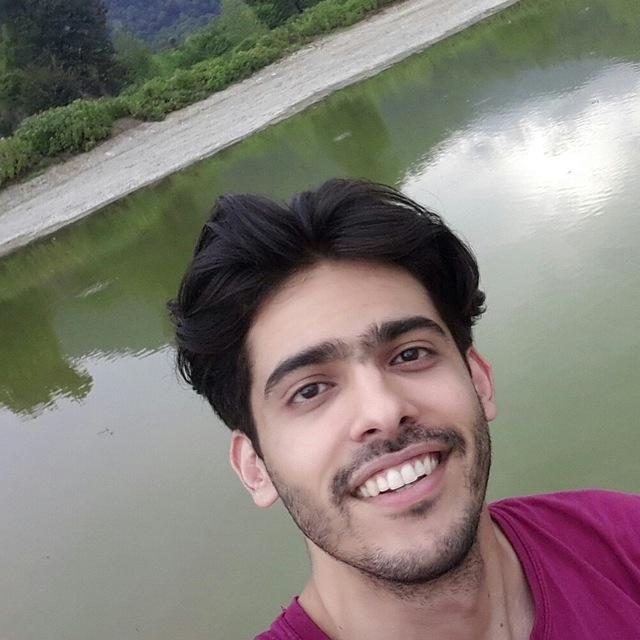
#> input picture _03_transformation/pooya.jpg, 640 x 640 px
$ python _03_rotate.py
#> lines starting #> are read from the running program, lines starting #| are printed output that depends on the picture
import cv2

img = cv2.imread('pooya.jpg')
#> img is the input picture: shape (640, 640, 3); mean B, G, R 118.4, 124.7, 131.6
h, w, _ = img.shape
#> h = 640; w = 640

m = cv2.getRotationMatrix2D((w // 2, h // 2), 180, 1)

m[0, 2] += 100
m[1, 2] += 100
print(m)
#| [[-1.0000000e+00  1.2246468e-16  7.4000000e+02]
#|  [-1.2246468e-16 -1.0000000e+00  7.4000000e+02]]

img_rotate = cv2.warpAffine(img, m, (w, h))
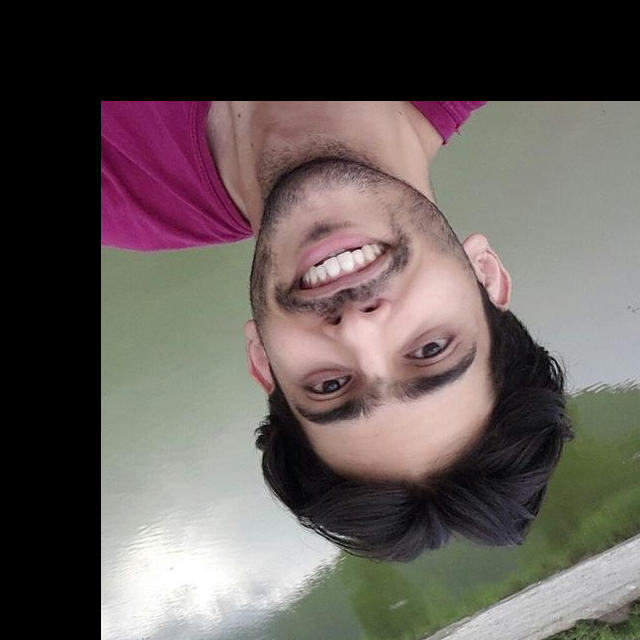
#> img_rotate: shape (640, 640, 3); mean B, G, R 87, 89.6, 98.5

cv2.imshow('', img_rotate)
cv2.waitKey(0)
